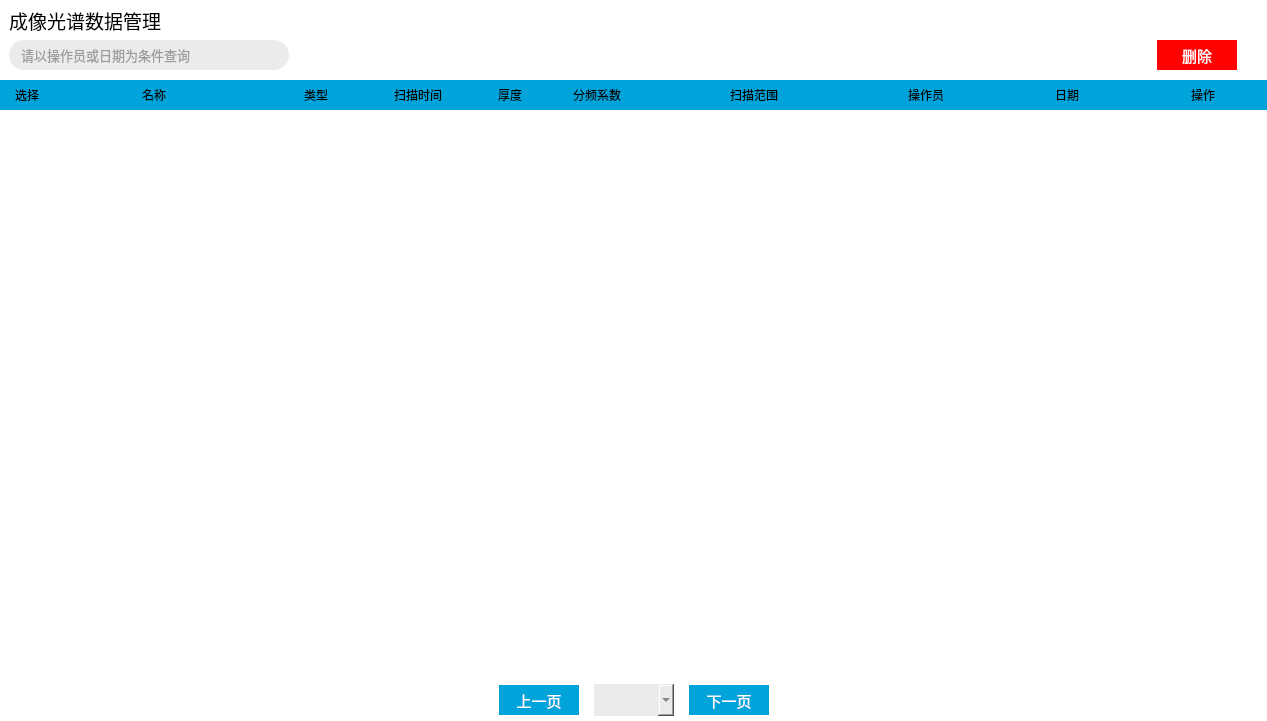
<?xml version="1.0" encoding="UTF-8"?>
<ui version="4.0">
 <class>Form</class>
 <widget class="QWidget" name="Form">
  <property name="geometry">
   <rect>
    <x>0</x>
    <y>0</y>
    <width>1267</width>
    <height>721</height>
   </rect>
  </property>
  <property name="windowTitle">
   <string>Form</string>
  </property>
  <property name="styleSheet">
   <string notr="true">QGroupBox{border:none;background-color:#FFFFFF;}
QPushButton{font-family:&quot;宋体&quot;;font-size:11pt;color:white;background:transparent;}
QCheckBox{background:transparent;margin-left:5px;}
QScrollArea{background:transparent;border:none;}
#scrollAreaWidgetContents{background-color:#FFFFFF;}
QComboBox{color:#FF4D4D4D;}
QComboBox QAbstractItemView::item { height: 25px; color:#FF4D4D4D; }
#lineSearch{background-color:#FFEBEBEB;color:#FF4D4D4D;border-radius: 15px; border: 2px; padding:0 0 0 10;}
#btnCxGpDataDel{background-color: rgb(255,62,62);}
#gbxCxGpDataTableHeader{background-color: #FF00A3DA;}
#gbxCxGpDataTableHeader QLabel{qproperty-alignment: 'AlignHCenter|AlignVCenter';font-size:9pt;text-align:left}

#btnCxGpDataDel{background-color: rgb(255, 2, 2);border:none;}
#btnCxGpDataDel:hover{background-color:rgb(255, 111, 92);}
#btnPrev{background-color:#FF00A3DA;border:none;}
#btnPrev:hover{background-color:#8F00A3DA;}
#btnNext{background-color:#FF00A3DA;border:none;}
#btnNext:hover{background-color:#8F00A3DA;}
QListWidget{border:none;background:transparent;}
QListWidget::item{border-bottom:1px solid black;}
QListWidget::item .QLabel{qproperty-alignment: 'AlignHCenter|AlignVCenter';font-size:9pt;text-align:left;}
QListWidget::item .QPushButton{font-size:9pt;}
QListWidget::item:hover{background-color:#e5f3ff;}
QListWidget::item:pressed{background-color:#cde8ff;color:#FF4D4D4D}


QScrollBar{border:none;background:transparent;}
QScrollBar:vertical {width: 5px;}
QScrollBar:vertical{width:5px;background:#FFFFFF; margin:0px,0px,0px,0px;padding-top:0px;padding-bottom:0px;}
QScrollBar::handle:vertical{width:5px;background:transparent;border-radius:4px;min-height:60;}
QScrollBar::handle:vertical:hover{width:5px;background:rgba(0,0,0,20%);border-radius:4px;min-height:60;}
QScrollBar::add-line:vertical{height:0px;width:0px;subcontrol-position:bottom;}
QScrollBar::sub-line:vertical{height:0px;width:0px;subcontrol-position:top;}
QScrollBar::add-line:vertical:hover{height:0px;width:0px;subcontrol-position:bottom;}
QScrollBar::sub-line:vertical:hover{height:0px;width:0px;subcontrol-position:top;}
QScrollBar::sub-page:vertical{background: none;}
QScrollBar::add-page:vertical{background: none;}

QCheckBox{background:transparent;}
QCheckBox::indicator { width: 20px;height: 20px;}
QCheckBox::indicator:checked { image: url(./Res/checkbox-checked.png); } 
QCheckBox::indicator:unchecked {image: url(./Res/checkbox-unchecked.png);}
#optView{color:#4454a6;}
#optExport{color:#0ab363;}
#optDel{color:#e54356;}</string>
  </property>
  <layout class="QVBoxLayout" name="verticalLayout">
   <property name="spacing">
    <number>0</number>
   </property>
   <property name="leftMargin">
    <number>0</number>
   </property>
   <property name="topMargin">
    <number>0</number>
   </property>
   <property name="rightMargin">
    <number>0</number>
   </property>
   <property name="bottomMargin">
    <number>0</number>
   </property>
   <item>
    <widget class="QGroupBox" name="groupBox_12">
     <property name="minimumSize">
      <size>
       <width>0</width>
       <height>80</height>
      </size>
     </property>
     <property name="maximumSize">
      <size>
       <width>16777215</width>
       <height>80</height>
      </size>
     </property>
     <property name="title">
      <string/>
     </property>
     <layout class="QHBoxLayout" name="horizontalLayout_15">
      <property name="spacing">
       <number>0</number>
      </property>
      <property name="leftMargin">
       <number>0</number>
      </property>
      <property name="topMargin">
       <number>0</number>
      </property>
      <property name="rightMargin">
       <number>0</number>
      </property>
      <property name="bottomMargin">
       <number>0</number>
      </property>
      <item>
       <layout class="QGridLayout" name="gridLayout_4">
        <property name="leftMargin">
         <number>9</number>
        </property>
        <property name="rightMargin">
         <number>30</number>
        </property>
        <property name="bottomMargin">
         <number>10</number>
        </property>
        <item row="0" column="0">
         <widget class="QLabel" name="label_4">
          <property name="minimumSize">
           <size>
            <width>0</width>
            <height>40</height>
           </size>
          </property>
          <property name="maximumSize">
           <size>
            <width>16777215</width>
            <height>40</height>
           </size>
          </property>
          <property name="font">
           <font>
            <family>宋体</family>
            <pointsize>14</pointsize>
           </font>
          </property>
          <property name="styleSheet">
           <string notr="true"/>
          </property>
          <property name="text">
           <string>成像光谱数据管理</string>
          </property>
         </widget>
        </item>
        <item row="1" column="1">
         <spacer name="horizontalSpacer_2">
          <property name="orientation">
           <enum>Qt::Horizontal</enum>
          </property>
          <property name="sizeHint" stdset="0">
           <size>
            <width>40</width>
            <height>20</height>
           </size>
          </property>
         </spacer>
        </item>
        <item row="1" column="3">
         <widget class="QPushButton" name="btnCxGpDataDel">
          <property name="minimumSize">
           <size>
            <width>80</width>
            <height>30</height>
           </size>
          </property>
          <property name="maximumSize">
           <size>
            <width>80</width>
            <height>30</height>
           </size>
          </property>
          <property name="font">
           <font>
            <family>宋体</family>
            <pointsize>11</pointsize>
           </font>
          </property>
          <property name="styleSheet">
           <string notr="true"/>
          </property>
          <property name="text">
           <string>删除</string>
          </property>
         </widget>
        </item>
        <item row="1" column="0">
         <widget class="QLineEdit" name="lineSearch">
          <property name="minimumSize">
           <size>
            <width>280</width>
            <height>30</height>
           </size>
          </property>
          <property name="maximumSize">
           <size>
            <width>280</width>
            <height>30</height>
           </size>
          </property>
          <property name="font">
           <font>
            <family>Arial</family>
            <pointsize>10</pointsize>
           </font>
          </property>
          <property name="tabletTracking">
           <bool>false</bool>
          </property>
          <property name="styleSheet">
           <string notr="true"/>
          </property>
          <property name="inputMask">
           <string/>
          </property>
          <property name="maxLength">
           <number>32767</number>
          </property>
          <property name="echoMode">
           <enum>QLineEdit::Normal</enum>
          </property>
          <property name="cursorPosition">
           <number>0</number>
          </property>
          <property name="placeholderText">
           <string>请以操作员或日期为条件查询</string>
          </property>
          <property name="clearButtonEnabled">
           <bool>false</bool>
          </property>
         </widget>
        </item>
        <item row="1" column="2">
         <widget class="QLabel" name="label_6">
          <property name="minimumSize">
           <size>
            <width>15</width>
            <height>0</height>
           </size>
          </property>
          <property name="maximumSize">
           <size>
            <width>15</width>
            <height>16777215</height>
           </size>
          </property>
          <property name="text">
           <string/>
          </property>
         </widget>
        </item>
       </layout>
      </item>
     </layout>
    </widget>
   </item>
   <item>
    <widget class="QGroupBox" name="groupBox_11">
     <property name="styleSheet">
      <string notr="true"/>
     </property>
     <property name="title">
      <string/>
     </property>
     <layout class="QHBoxLayout" name="horizontalLayout_9">
      <property name="spacing">
       <number>0</number>
      </property>
      <property name="leftMargin">
       <number>0</number>
      </property>
      <property name="topMargin">
       <number>0</number>
      </property>
      <property name="rightMargin">
       <number>0</number>
      </property>
      <property name="bottomMargin">
       <number>0</number>
      </property>
      <item>
       <widget class="QGroupBox" name="gbxContent">
        <property name="styleSheet">
         <string notr="true"/>
        </property>
        <property name="title">
         <string/>
        </property>
        <layout class="QVBoxLayout" name="verticalLayout_3">
         <property name="spacing">
          <number>0</number>
         </property>
         <property name="leftMargin">
          <number>0</number>
         </property>
         <property name="topMargin">
          <number>0</number>
         </property>
         <property name="rightMargin">
          <number>0</number>
         </property>
         <property name="bottomMargin">
          <number>0</number>
         </property>
         <item>
          <widget class="QScrollArea" name="scrollArea">
           <property name="verticalScrollBarPolicy">
            <enum>Qt::ScrollBarAlwaysOff</enum>
           </property>
           <property name="widgetResizable">
            <bool>true</bool>
           </property>
           <widget class="QWidget" name="scrollAreaWidgetContents">
            <property name="geometry">
             <rect>
              <x>0</x>
              <y>0</y>
              <width>1267</width>
              <height>599</height>
             </rect>
            </property>
            <layout class="QVBoxLayout" name="verticalLayout_2">
             <property name="spacing">
              <number>0</number>
             </property>
             <property name="leftMargin">
              <number>0</number>
             </property>
             <property name="topMargin">
              <number>0</number>
             </property>
             <property name="rightMargin">
              <number>0</number>
             </property>
             <property name="bottomMargin">
              <number>0</number>
             </property>
             <item>
              <widget class="QGroupBox" name="gbxCxGpDataTableHeader">
               <property name="minimumSize">
                <size>
                 <width>0</width>
                 <height>30</height>
                </size>
               </property>
               <property name="maximumSize">
                <size>
                 <width>16777215</width>
                 <height>30</height>
                </size>
               </property>
               <property name="styleSheet">
                <string notr="true"/>
               </property>
               <property name="title">
                <string/>
               </property>
               <property name="alignment">
                <set>Qt::AlignCenter</set>
               </property>
               <layout class="QHBoxLayout" name="horizontalLayout">
                <property name="spacing">
                 <number>0</number>
                </property>
                <property name="leftMargin">
                 <number>0</number>
                </property>
                <property name="topMargin">
                 <number>0</number>
                </property>
                <property name="rightMargin">
                 <number>5</number>
                </property>
                <property name="bottomMargin">
                 <number>0</number>
                </property>
                <item>
                 <widget class="QLabel" name="label_10">
                  <property name="minimumSize">
                   <size>
                    <width>30</width>
                    <height>0</height>
                   </size>
                  </property>
                  <property name="maximumSize">
                   <size>
                    <width>30</width>
                    <height>16777215</height>
                   </size>
                  </property>
                  <property name="text">
                   <string>选择</string>
                  </property>
                  <property name="alignment">
                   <set>Qt::AlignCenter</set>
                  </property>
                 </widget>
                </item>
                <item>
                 <widget class="QLabel" name="label_5">
                  <property name="minimumSize">
                   <size>
                    <width>200</width>
                    <height>0</height>
                   </size>
                  </property>
                  <property name="maximumSize">
                   <size>
                    <width>200</width>
                    <height>16777215</height>
                   </size>
                  </property>
                  <property name="styleSheet">
                   <string notr="true"/>
                  </property>
                  <property name="text">
                   <string>名称</string>
                  </property>
                  <property name="alignment">
                   <set>Qt::AlignCenter</set>
                  </property>
                 </widget>
                </item>
                <item>
                 <widget class="QLabel" name="label_9">
                  <property name="minimumSize">
                   <size>
                    <width>100</width>
                    <height>0</height>
                   </size>
                  </property>
                  <property name="maximumSize">
                   <size>
                    <width>100</width>
                    <height>16777215</height>
                   </size>
                  </property>
                  <property name="styleSheet">
                   <string notr="true"/>
                  </property>
                  <property name="text">
                   <string>类型</string>
                  </property>
                  <property name="alignment">
                   <set>Qt::AlignCenter</set>
                  </property>
                 </widget>
                </item>
                <item>
                 <widget class="QLabel" name="label">
                  <property name="minimumSize">
                   <size>
                    <width>80</width>
                    <height>0</height>
                   </size>
                  </property>
                  <property name="maximumSize">
                   <size>
                    <width>80</width>
                    <height>16777215</height>
                   </size>
                  </property>
                  <property name="layoutDirection">
                   <enum>Qt::LeftToRight</enum>
                  </property>
                  <property name="text">
                   <string>扫描时间</string>
                  </property>
                  <property name="alignment">
                   <set>Qt::AlignCenter</set>
                  </property>
                 </widget>
                </item>
                <item>
                 <widget class="QLabel" name="label_7">
                  <property name="minimumSize">
                   <size>
                    <width>80</width>
                    <height>0</height>
                   </size>
                  </property>
                  <property name="maximumSize">
                   <size>
                    <width>80</width>
                    <height>16777215</height>
                   </size>
                  </property>
                  <property name="text">
                   <string>厚度</string>
                  </property>
                  <property name="alignment">
                   <set>Qt::AlignCenter</set>
                  </property>
                 </widget>
                </item>
                <item>
                 <widget class="QLabel" name="label_2">
                  <property name="minimumSize">
                   <size>
                    <width>70</width>
                    <height>0</height>
                   </size>
                  </property>
                  <property name="maximumSize">
                   <size>
                    <width>70</width>
                    <height>16777215</height>
                   </size>
                  </property>
                  <property name="text">
                   <string>分频系数</string>
                  </property>
                  <property name="alignment">
                   <set>Qt::AlignCenter</set>
                  </property>
                 </widget>
                </item>
                <item>
                 <widget class="QLabel" name="label_3">
                  <property name="minimumSize">
                   <size>
                    <width>220</width>
                    <height>0</height>
                   </size>
                  </property>
                  <property name="maximumSize">
                   <size>
                    <width>220</width>
                    <height>16777215</height>
                   </size>
                  </property>
                  <property name="text">
                   <string>扫描范围</string>
                  </property>
                  <property name="alignment">
                   <set>Qt::AlignCenter</set>
                  </property>
                 </widget>
                </item>
                <item>
                 <widget class="QLabel" name="label_8">
                  <property name="minimumSize">
                   <size>
                    <width>100</width>
                    <height>0</height>
                   </size>
                  </property>
                  <property name="maximumSize">
                   <size>
                    <width>100</width>
                    <height>16777215</height>
                   </size>
                  </property>
                  <property name="text">
                   <string>操作员</string>
                  </property>
                  <property name="alignment">
                   <set>Qt::AlignCenter</set>
                  </property>
                 </widget>
                </item>
                <item>
                 <widget class="QLabel" name="label_13">
                  <property name="minimumSize">
                   <size>
                    <width>158</width>
                    <height>0</height>
                   </size>
                  </property>
                  <property name="maximumSize">
                   <size>
                    <width>158</width>
                    <height>16777215</height>
                   </size>
                  </property>
                  <property name="sizeIncrement">
                   <size>
                    <width>0</width>
                    <height>0</height>
                   </size>
                  </property>
                  <property name="styleSheet">
                   <string notr="true"/>
                  </property>
                  <property name="text">
                   <string>日期</string>
                  </property>
                  <property name="alignment">
                   <set>Qt::AlignCenter</set>
                  </property>
                 </widget>
                </item>
                <item>
                 <widget class="QLabel" name="lblOpt">
                  <property name="minimumSize">
                   <size>
                    <width>90</width>
                    <height>0</height>
                   </size>
                  </property>
                  <property name="maximumSize">
                   <size>
                    <width>90</width>
                    <height>16777215</height>
                   </size>
                  </property>
                  <property name="sizeIncrement">
                   <size>
                    <width>0</width>
                    <height>0</height>
                   </size>
                  </property>
                  <property name="text">
                   <string>操作</string>
                  </property>
                  <property name="alignment">
                   <set>Qt::AlignCenter</set>
                  </property>
                 </widget>
                </item>
               </layout>
              </widget>
             </item>
             <item>
              <widget class="QListWidget" name="listWidgetCxGpData">
               <property name="focusPolicy">
                <enum>Qt::ClickFocus</enum>
               </property>
               <property name="styleSheet">
                <string notr="true"/>
               </property>
               <property name="verticalScrollBarPolicy">
                <enum>Qt::ScrollBarAlwaysOn</enum>
               </property>
               <property name="editTriggers">
                <set>QAbstractItemView::NoEditTriggers</set>
               </property>
               <property name="selectionMode">
                <enum>QAbstractItemView::NoSelection</enum>
               </property>
               <property name="selectionBehavior">
                <enum>QAbstractItemView::SelectRows</enum>
               </property>
              </widget>
             </item>
            </layout>
           </widget>
          </widget>
         </item>
         <item>
          <widget class="QGroupBox" name="groupBox">
           <property name="title">
            <string/>
           </property>
           <layout class="QHBoxLayout" name="horizontalLayout_2">
            <property name="spacing">
             <number>15</number>
            </property>
            <property name="leftMargin">
             <number>0</number>
            </property>
            <property name="topMargin">
             <number>5</number>
            </property>
            <property name="rightMargin">
             <number>0</number>
            </property>
            <property name="bottomMargin">
             <number>5</number>
            </property>
            <item>
             <spacer name="horizontalSpacer">
              <property name="orientation">
               <enum>Qt::Horizontal</enum>
              </property>
              <property name="sizeHint" stdset="0">
               <size>
                <width>40</width>
                <height>20</height>
               </size>
              </property>
             </spacer>
            </item>
            <item>
             <widget class="QPushButton" name="btnPrev">
              <property name="minimumSize">
               <size>
                <width>80</width>
                <height>30</height>
               </size>
              </property>
              <property name="maximumSize">
               <size>
                <width>80</width>
                <height>30</height>
               </size>
              </property>
              <property name="text">
               <string>上一页</string>
              </property>
             </widget>
            </item>
            <item>
             <widget class="QComboBox" name="cbxPages">
              <property name="minimumSize">
               <size>
                <width>80</width>
                <height>32</height>
               </size>
              </property>
              <property name="maximumSize">
               <size>
                <width>80</width>
                <height>32</height>
               </size>
              </property>
              <property name="sizeIncrement">
               <size>
                <width>0</width>
                <height>0</height>
               </size>
              </property>
              <property name="styleSheet">
               <string notr="true">background-color: #FFEBEBEB; border:none;</string>
              </property>
              <property name="editable">
               <bool>false</bool>
              </property>
              <property name="currentText">
               <string/>
              </property>
              <property name="placeholderText">
               <string/>
              </property>
             </widget>
            </item>
            <item>
             <widget class="QPushButton" name="btnNext">
              <property name="minimumSize">
               <size>
                <width>80</width>
                <height>30</height>
               </size>
              </property>
              <property name="maximumSize">
               <size>
                <width>80</width>
                <height>30</height>
               </size>
              </property>
              <property name="text">
               <string>下一页</string>
              </property>
             </widget>
            </item>
            <item>
             <spacer name="horizontalSpacer_3">
              <property name="orientation">
               <enum>Qt::Horizontal</enum>
              </property>
              <property name="sizeHint" stdset="0">
               <size>
                <width>40</width>
                <height>20</height>
               </size>
              </property>
             </spacer>
            </item>
           </layout>
          </widget>
         </item>
        </layout>
       </widget>
      </item>
     </layout>
    </widget>
   </item>
  </layout>
 </widget>
 <resources/>
 <connections/>
</ui>
